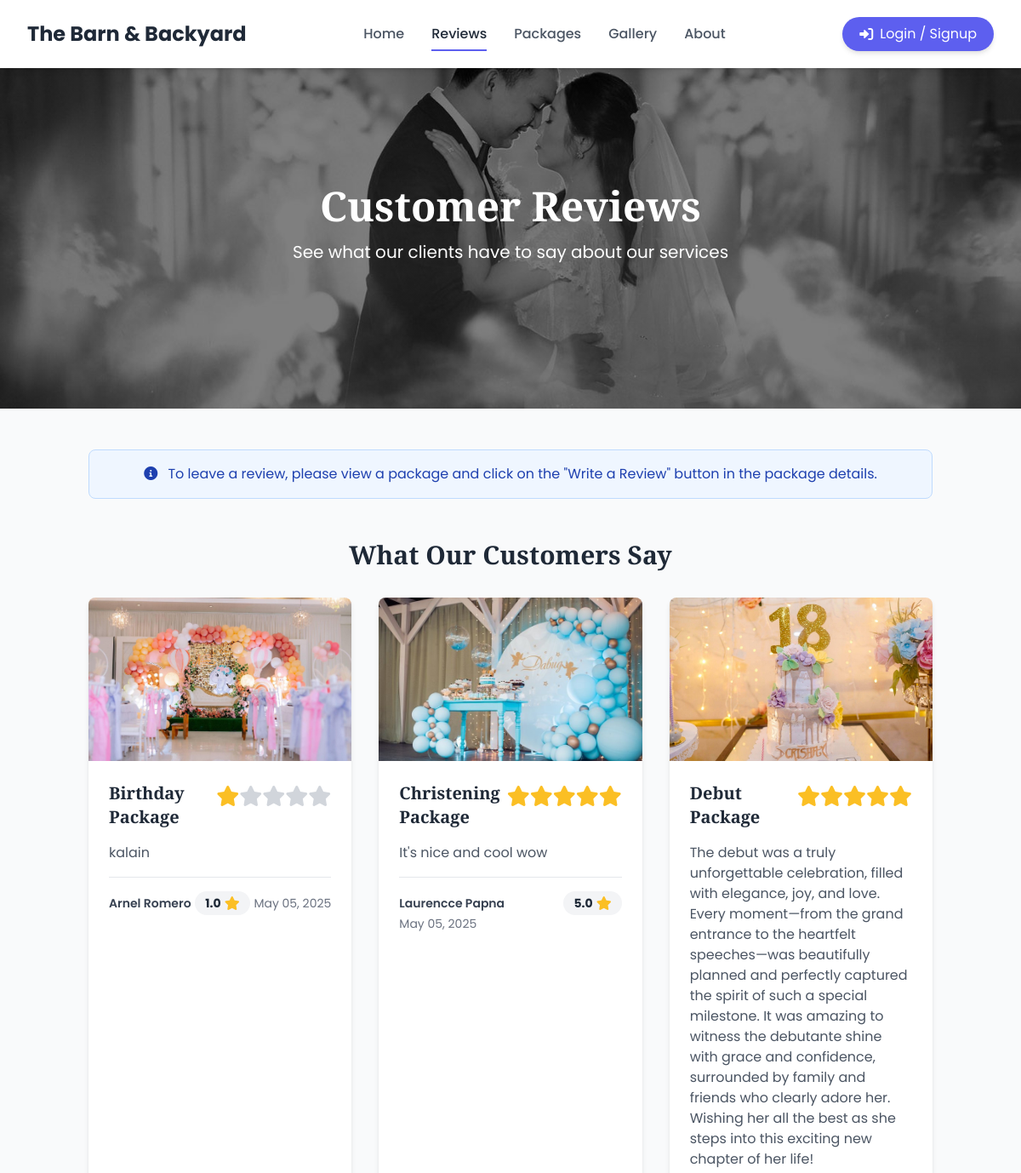
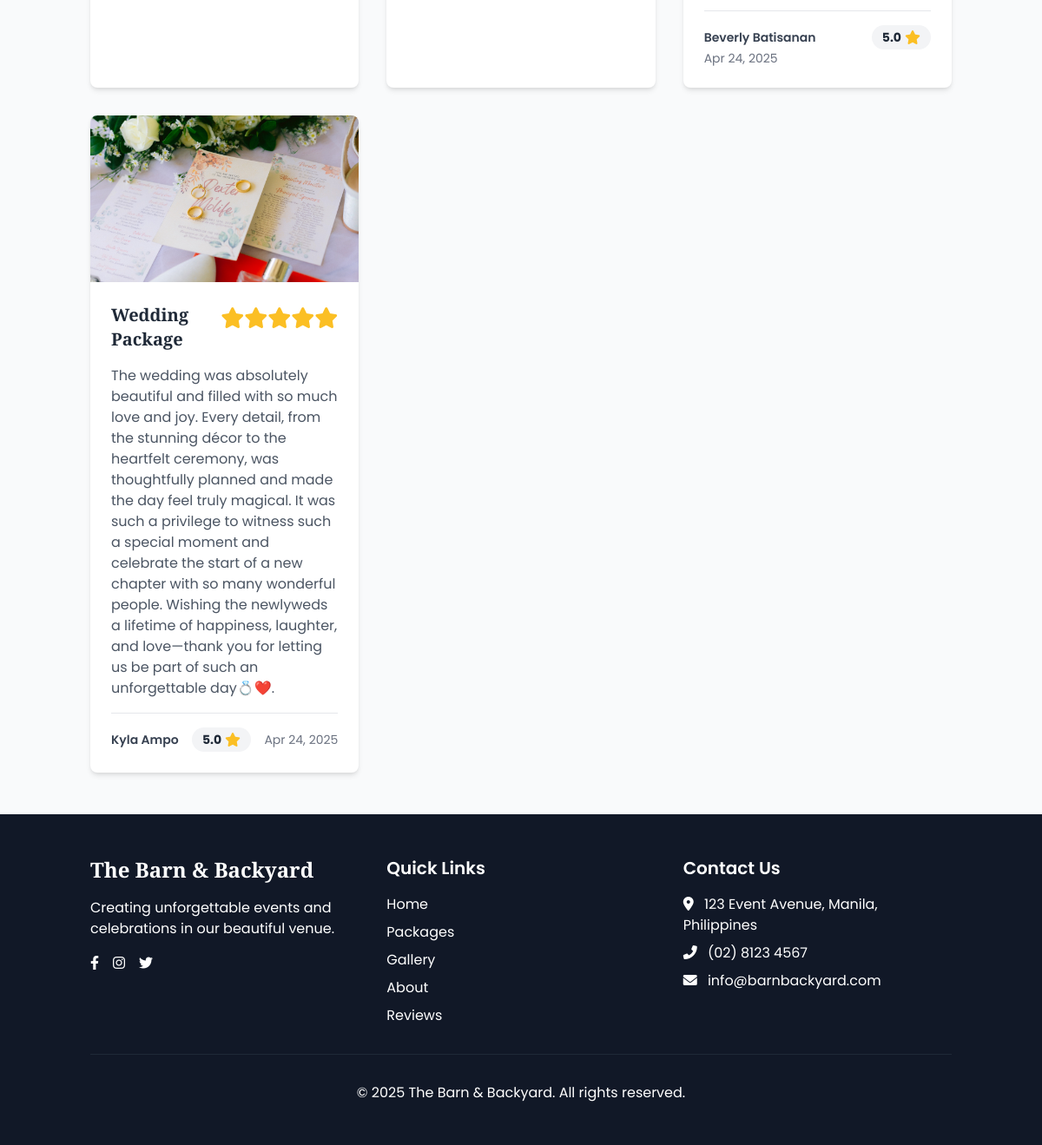
The app's page /pages/reviews.php with its own data (2 pictures, top to bottom).
### tables this page shows
CREATE TABLE `reviews` (
  `id` int(11) NOT NULL,
  `user_id` int(11) NOT NULL,
  `package_id` int(11) NOT NULL,
  `rating` int(1) NOT NULL,
  `review_text` text NOT NULL,
  `created_at` timestamp NOT NULL DEFAULT current_timestamp()
);

CREATE TABLE `event_packages` (
  `id` int(11) NOT NULL,
  `name` varchar(255) NOT NULL,
  `price` decimal(10,0) DEFAULT NULL,
  `guest_capacity` int(11) DEFAULT NULL,
  `duration` int(11) NOT NULL COMMENT 'Duration in hours',
  `description` text DEFAULT NULL,
  `inclusions` text DEFAULT NULL,
  `exclusions` text DEFAULT NULL,
  `terms` text DEFAULT NULL,
  `image_path` varchar(255) DEFAULT NULL,
  `status` enum('active','inactive') NOT NULL DEFAULT 'active',
  `created_at` timestamp NOT NULL DEFAULT current_timestamp(),
  `updated_at` timestamp NOT NULL DEFAULT current_timestamp() ON UPDATE current_timestamp()
);

CREATE TABLE `users` (
  `id` int(11) NOT NULL,
  `name` varchar(100) NOT NULL,
  `email` varchar(100) NOT NULL,
  `phone` varchar(15) NOT NULL,
  `birthday` date NOT NULL,
  `password` varchar(255) NOT NULL,
  `created_at` timestamp NOT NULL DEFAULT current_timestamp()
);

### pages/reviews.php (the view, shortened to what this page needs)
<?php
include '../db/config.php';
$reviews_query = "SELECT r.*, u.name as user_name, p.name as package_name, p.image_path as package_image
                 FROM reviews r
                 JOIN users u ON r.user_id = u.id
                 JOIN event_packages p ON r.package_id = p.id
                 ORDER BY r.created_at DESC";
$reviews_result = $conn->query($reviews_query);
?>
<!DOCTYPE html>
<html lang="en">
<head>
    <link href="https://cdn.jsdelivr.net/npm/tailwindcss@2.2.19/dist/tailwind.min.css" rel="stylesheet">
    <link rel="stylesheet" href="https://cdnjs.cloudflare.com/ajax/libs/font-awesome/6.0.0-beta3/css/all.min.css">
</head>
<body class="bg-gray-50">
    <nav class="sticky top-0 z-50 backdrop-filter backdrop-blur-lg bg-white bg-opacity-90 shadow-md transition-all">
        <div class="max-w-7xl mx-auto px-4 sm:px-6 lg:px-8">
            <div class="flex justify-between items-center h-20">
                <div class="flex items-center">
                    <a href="../index.php" class="flex items-center">
                        <span class="font-bold text-2xl text-gray-800">The Barn & Backyard</span>
                    </a>
                </div>
                <div class="hidden md:flex items-center space-x-8">
                    <a href="../index.php" class="py-2 text-gray-600 font-medium nav-link hover:text-gray-800">Home</a>
                    <a href="reviews.php" class="py-2 text-gray-800 font-medium nav-link active">Reviews</a>
                    <a href="packages.php" class="py-2 text-gray-600 font-medium nav-link hover:text-gray-800">Packages</a>
                    <a href="gallery.php" class="py-2 text-gray-600 font-medium nav-link hover:text-gray-800">Gallery</a>
                    <a href="about.php" class="py-2 text-gray-600 font-medium nav-link hover:text-gray-800">About</a>
                </div>
                <div class="md:flex items-center">
                    <?php if (isset($_SESSION['user_name'])): ?>
                        <div class="relative" id="userMenuContainer">
                            <button id="userMenuButton" class="flex items-center space-x-2 px-4 py-2 rounded-full bg-white shadow-sm hover:shadow-md transition-all text-gray-800 font-medium focus:outline-none">
                                <span>Welcome, <?php echo htmlspecialchars($_SESSION['user_name']); ?></span>
                                <svg xmlns="http://www.w3.org/2000/svg" class="h-4 w-4" fill="none" viewBox="0 0 24 24" stroke="currentColor">
                                    <path stroke-linecap="round" stroke-linejoin="round" stroke-width="2" d="M19 9l-7 7-7-7" />
                                </svg>
                            </button>
                            <div id="userMenuDropdown" class="absolute right-0 mt-3 w-48 bg-white rounded-xl shadow-xl py-2 hidden transform transition-all opacity-0 scale-95">
                                <a href="../users/profile.php" class="flex items-center px-4 py-3 text-gray-800 hover:bg-gray-100">
                                    <i class="fas fa-user-circle mr-2 text-gray-600"></i>
                                    My Profile
                                </a>
                                <a href="../users/my-bookings.php" class="flex items-center px-4 py-3 text-gray-800 hover:bg-gray-100">
                                    <i class="fas fa-calendar-check mr-2 text-gray-600"></i>
                                    My Bookings
                                </a>
                                <div class="border-t border-gray-200 my-1"></div>
                                <a href="../logout.php" class="flex items-center px-4 py-3 text-red-600 hover:bg-red-50">
                                    <i class="fas fa-sign-out-alt mr-2"></i>
                                    Logout
                                </a>
                            </div>
                        </div>
                    <?php else: ?>
                        <a href="../login.php" class="py-2 px-5 btn-primary rounded-full shadow-md transform transition-all duration-300 flex items-center space-x-2">
                            <i class="fas fa-sign-in-alt"></i>
                            <span>Login / Signup</span>
                        </a>
                    <?php endif; ?>
                </div>
            </div>
        </div>
    </nav>
    <div class="hero-section flex items-center justify-center">
        <div class="container mx-auto text-center text-white">
            <h1 class="text-5xl font-bold mb-4">Customer Reviews</h1>
            <p class="text-xl mb-8">See what our clients have to say about our services</p>
        </div>
    </div>
    <div class="container mx-auto px-4 py-12">
        <div class="bg-blue-50 border border-blue-200 text-blue-800 px-6 py-4 rounded-lg mb-12">
            <p class="text-center"><i class="fas fa-info-circle mr-2"></i> To leave a review, please view a package and click on the "Write a Review" button in the package details.</p>
        </div>
        <h2 class="text-3xl font-bold mb-8 text-center text-gray-800">What Our Customers Say</h2>
        <div class="grid grid-cols-1 md:grid-cols-2 lg:grid-cols-3 gap-8">
            <?php
            if ($reviews_result && $reviews_result->num_rows > 0) {
                while($review = $reviews_result->fetch_assoc()):
                    $image_path = !empty($review['package_image']) ? '../' . $review['package_image'] : '../img/placeholder.jpg';
            ?>
                <div class="bg-white rounded-lg shadow-md overflow-hidden review-card">
                    <div class="h-48 overflow-hidden">
                        <img src="<?php echo $image_path; ?>" alt="<?php echo $review['package_name']; ?>" class="w-full h-full object-cover">
                    </div>
                    <div class="p-6">
                        <div class="flex justify-between items-start mb-4">
                            <h3 class="text-xl font-bold text-gray-800"><?php echo $review['package_name']; ?></h3>
                            <div class="star-rating">
                                <?php for($i = 1; $i <= 5; $i++): ?>
                                    <span class="star">
                                        <i class="fas fa-star <?php echo ($i <= $review['rating']) ? 'text-yellow-400' : 'text-gray-300'; ?>"></i>
                                    </span>
                                <?php endfor; ?>
                            </div>
                        </div>
                        <p class="text-gray-600 mb-4"><?php echo $review['review_text']; ?></p>
                        <div class="flex flex-wrap justify-between items-center pt-4 border-t border-gray-200">
                            <div class="flex items-center">
                                <p class="text-sm font-semibold text-gray-700"><?php echo $review['user_name']; ?></p>
                            </div>
                            <div class="flex items-center my-2 sm:my-0 bg-gray-100 px-3 py-1 rounded-full">
                                <span class="text-sm font-bold text-gray-800"><?php echo $review['rating']; ?>.0</span>
                                <i class="fas fa-star text-yellow-400 ml-1"></i>
                            </div>
                            <div class="flex items-center">
                                <p class="text-sm text-gray-500"><?php echo date("M d, Y", strtotime($review['created_at'])); ?></p>
                            </div>
                        </div>
                    </div>
                </div>
            <?php
                endwhile;
            } ?>
        </div>
    </div>
    <footer class="bg-gray-900 text-white py-12">
        <div class="container mx-auto px-4">
            <div class="grid grid-cols-1 md:grid-cols-3 gap-8">
                <div>
                    <h3 class="text-2xl font-bold mb-4">The Barn & Backyard</h3>
                    <p class="mb-4">Creating unforgettable events and celebrations in our beautiful venue.</p>
                    <div class="flex space-x-4">
                        <a href="#" class="text-white hover:text-indigo-300"><i class="fab fa-facebook-f"></i></a>
                        <a href="#" class="text-white hover:text-indigo-300"><i class="fab fa-instagram"></i></a>
                        <a href="#" class="text-white hover:text-indigo-300"><i class="fab fa-twitter"></i></a>
                    </div>
                </div>
                <div>
                    <h4 class="text-xl font-semibold mb-4">Quick Links</h4>
                    <ul class="space-y-2">
                        <li><a href="../index.php" class="hover:text-indigo-300">Home</a></li>
                        <li><a href="packages.php" class="hover:text-indigo-300">Packages</a></li>
                        <li><a href="gallery.php" class="hover:text-indigo-300">Gallery</a></li>
                        <li><a href="about.php" class="hover:text-indigo-300">About</a></li>
                        <li><a href="reviews.php" class="hover:text-indigo-300">Reviews</a></li>
                    </ul>
                </div>
                <div>
                    <h4 class="text-xl font-semibold mb-4">Contact Us</h4>
                    <ul class="space-y-2">
                        <li><i class="fas fa-map-marker-alt mr-2"></i> 123 Event Avenue, Manila, Philippines</li>
                        <li><i class="fas fa-phone-alt mr-2"></i> (02) 8123 4567</li>
                        <li><i class="fas fa-envelope mr-2"></i> info@barnbackyard.com</li>
                    </ul>
                </div>
            </div>
            <div class="border-t border-gray-800 mt-8 pt-8 text-center">
                <p>&copy; <?php echo date("Y"); ?> The Barn & Backyard. All rights reserved.</p>
            </div>
        </div>
    </footer>
</body>
</html>

### pages/reviews.php (style rules this page uses)
:root { --primary-color: #5D5FEF; --secondary-color: #E0E7FF; --accent-color: #3F3D56; --light-bg: #F9FAFB; --header-font: 'Playfair Display', serif; --body-font: 'Poppins', sans-serif; }
body { font-family: var(--body-font); }
h1, h2, h3 { font-family: var(--header-font); }
.hero-section { background-image: linear-gradient(rgba(0, 0, 0, 0.5), rgba(0, 0, 0, 0.5)), url('../img/e-1.jpg'); background-size: cover; background-position: center; height: 400px; }
.star-rating { display: inline-flex; font-size: 1.5rem; color: #FFD700; }
.btn-primary { background-color: var(--primary-color); color: white; transition: all 0.3s ease; }
.nav-link { position: relative; }
.nav-link::after { content: ''; position: absolute; width: 0; height: 2px; bottom: 0; left: 0; background-color: #5D5FEF; transition: width 0.3s ease; }
.nav-link.active::after { width: 100%; }
.transition-all { transition: all 0.4s cubic-bezier(0.4, 0, 0.2, 1); }
.review-card { transition: all 0.3s ease; }

### records on screen
reviews: package.image_path (picture), package.name "Birthday Package", review_text "kalain", user.name "Arnel Romero", rating "1", created_at "May 05, 2025"
reviews: package.image_path (picture), package.name "Christening Package", review_text "It's nice and cool wow", user.name "Laurencce Papna", rating "5", created_at "May 05, 2025"
reviews: package.image_path (picture), package.name "Debut Package", review_text "The debut was a truly unforgettable celebration, filled with elegance, joy, and love. Every moment—from the grand entrance to the heartfelt speeches—was beautifully planned and perfectly captured the spirit of such a special milestone. It was amazing to witness the debutante shine with grace and confidence, surrounded by family and friends who clearly adore her. Wishing her all the best as she steps into this exciting new chapter of her life!", user.name "Beverly Batisanan", rating "5", created_at "Apr 24, 2025"
reviews: package.image_path (picture), package.name "Wedding Package", review_text "The wedding was absolutely beautiful and filled with so much love and joy. Every detail, from the stunning décor to the heartfelt ceremony, was thoughtfully planned and made the day feel truly magical. It was such a privilege to witness such a special moment and celebrate the start of a new chapter with so many wonderful people. Wishing the newlyweds a lifetime of happiness, laughter, and love—thank you for letting us be part of such an unforgettable day💍❤️.", user.name "Kyla Ampo", rating "5", created_at "Apr 24, 2025"
